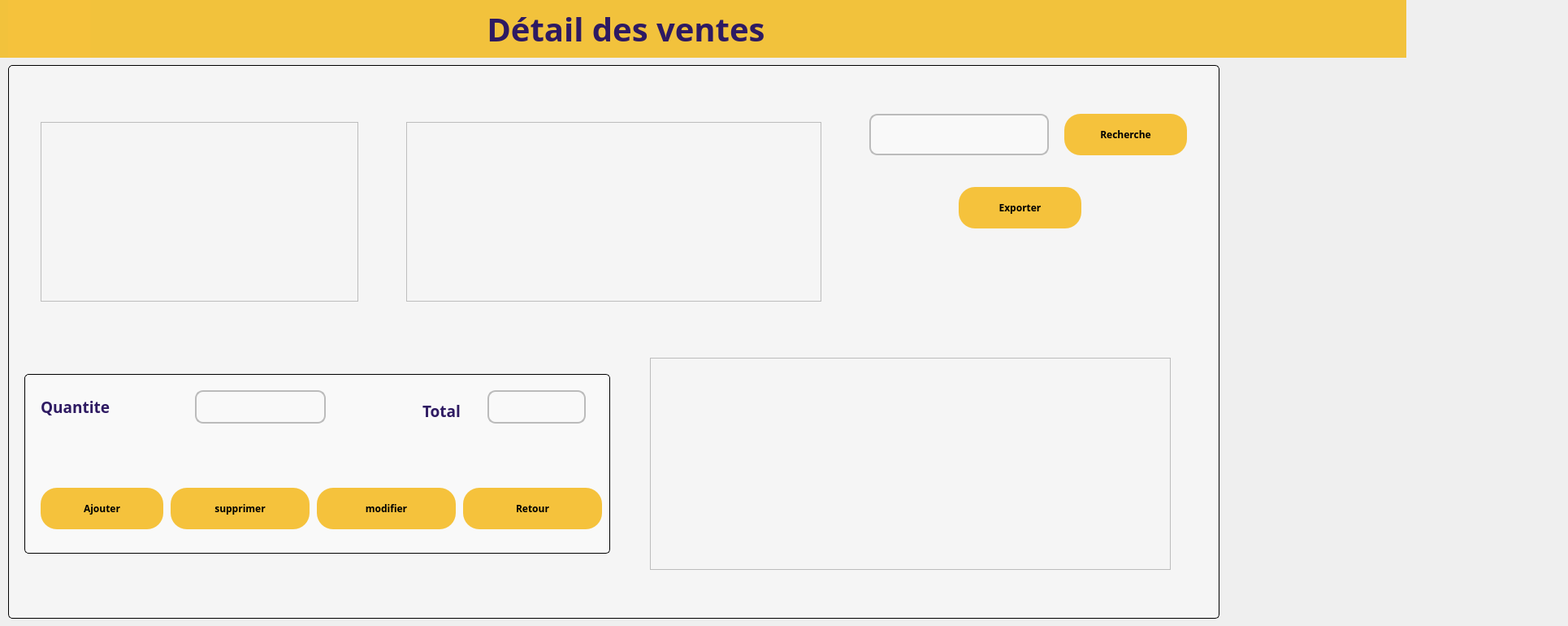
    <widget class="QWidget" name="page_9">
     <widget class="QGroupBox" name="groupBox_20">
      <property name="geometry">
       <rect>
        <x>10</x>
        <y>80</y>
        <width>1491</width>
        <height>681</height>
       </rect>
      </property>
      <property name="styleSheet">
       <string notr="true">QGroupBox {
     border: 1px solid black;
      border-radius: 5px;	
	 color: rgb(46, 26, 98);
background-color: rgb(245, 245, 245);
    }
 
</string>
      </property>
      <property name="title">
       <string/>
      </property>
      <widget class="QGroupBox" name="groupBox_22">
       <property name="geometry">
        <rect>
         <x>20</x>
         <y>380</y>
         <width>721</width>
         <height>221</height>
        </rect>
       </property>
       <property name="font">
        <font>
         <pointsize>12</pointsize>
        </font>
       </property>
       <property name="styleSheet">
        <string notr="true">QGroupBox {
	background-color: rgb(249, 249, 249);
     border: 1px solid black;
      border-radius: 5px;	
	 color: rgb(46, 26, 98);

    }
 </string>
       </property>
       <property name="title">
        <string/>
       </property>
       <widget class="QLabel" name="label_58">
        <property name="geometry">
         <rect>
          <x>20</x>
          <y>20</y>
          <width>201</width>
          <height>41</height>
         </rect>
        </property>
        <property name="font">
         <font>
          <family>Poppins</family>
          <pointsize>14</pointsize>
          <bold>true</bold>
         </font>
        </property>
        <property name="styleSheet">
         <string notr="true">color: rgb(46, 26, 98);
background-color: rgb(249, 249, 249);
</string>
        </property>
        <property name="text">
         <string>Quantite</string>
        </property>
       </widget>
       <widget class="QLineEdit" name="quantiteDetail">
        <property name="geometry">
         <rect>
          <x>210</x>
          <y>20</y>
          <width>161</width>
          <height>41</height>
         </rect>
        </property>
        <property name="styleSheet">
         <string notr="true">QLineEdit {
    background: #f9f9f9;
    border: 2px solid #bbb;
    border-radius: 10px;
    padding: 6px 10px;
}
QLineEdit:focus {
    border: 1px solid #5c6bc0; 
    background: #fff;
}</string>
        </property>
       </widget>
       <widget class="QLabel" name="label_59">
        <property name="geometry">
         <rect>
          <x>490</x>
          <y>20</y>
          <width>81</width>
          <height>51</height>
         </rect>
        </property>
        <property name="font">
         <font>
          <family>Poppins</family>
          <pointsize>14</pointsize>
          <bold>true</bold>
         </font>
        </property>
        <property name="styleSheet">
         <string notr="true">color: rgb(46, 26, 98);
background-color: rgb(249, 249, 249);
</string>
        </property>
        <property name="text">
         <string>Total</string>
        </property>
       </widget>
       <widget class="QLineEdit" name="totalDetail">
        <property name="geometry">
         <rect>
          <x>570</x>
          <y>20</y>
          <width>121</width>
          <height>41</height>
         </rect>
        </property>
        <property name="styleSheet">
         <string notr="true">QLineEdit {
    background: #f9f9f9;
    border: 2px solid #bbb;
    border-radius: 10px;
    padding: 6px 10px;
}
QLineEdit:focus {
    border: 1px solid #5c6bc0; 
    background: #fff;
}</string>
        </property>
        <property name="readOnly">
         <bool>true</bool>
        </property>
       </widget>
       <widget class="QPushButton" name="confirmerDetail">
        <property name="geometry">
         <rect>
          <x>20</x>
          <y>140</y>
          <width>151</width>
          <height>51</height>
         </rect>
        </property>
        <property name="font">
         <font>
          <family>Poppins</family>
          <pointsize>9</pointsize>
          <bold>true</bold>
         </font>
        </property>
        <property name="styleSheet">
         <string notr="true">QPushButton {
    background-color: #F5C23C;
    color: black;
    border-radius: 20px;
    padding: 10px 20px;
    font-weight: bold;
}
QPushButton:hover {
  	background-color: rgb(46, 26, 98);

}</string>
        </property>
        <property name="text">
         <string>Ajouter</string>
        </property>
        <property name="icon">
         <iconset theme="QIcon::ThemeIcon::ListAdd"/>
        </property>
       </widget>
       <widget class="QPushButton" name="vdetailretour">
        <property name="geometry">
         <rect>
          <x>540</x>
          <y>140</y>
          <width>171</width>
          <height>51</height>
         </rect>
        </property>
        <property name="font">
         <font>
          <family>Poppins</family>
          <bold>true</bold>
         </font>
        </property>
        <property name="styleSheet">
         <string notr="true">QPushButton {
    background-color: #F5C23C;
    color: black;
    border-radius: 20px;
    padding: 10px 20px;
    font-weight: bold;
}
QPushButton:hover {
background-color: rgb(46, 26, 98);

}</string>
        </property>
        <property name="text">
         <string>Retour</string>
        </property>
        <property name="icon">
         <iconset theme="QIcon::ThemeIcon::GoHome"/>
        </property>
        <property name="iconSize">
         <size>
          <width>23</width>
          <height>23</height>
         </size>
        </property>
       </widget>
       <widget class="QPushButton" name="supprimerContenir">
        <property name="geometry">
         <rect>
          <x>180</x>
          <y>140</y>
          <width>171</width>
          <height>51</height>
         </rect>
        </property>
        <property name="font">
         <font>
          <family>Poppins</family>
          <pointsize>9</pointsize>
          <bold>true</bold>
         </font>
        </property>
        <property name="styleSheet">
         <string notr="true">QPushButton {
    background-color: #F5C23C;
    color: black;
    border-radius: 20px;
    padding: 10px 20px;
    font-weight: bold;
}
QPushButton:hover {
  	background-color: rgb(46, 26, 98);

}</string>
        </property>
        <property name="text">
         <string>supprimer</string>
        </property>
        <property name="icon">
         <iconset theme="QIcon::ThemeIcon::EditDelete"/>
        </property>
       </widget>
       <widget class="QPushButton" name="modifierContenir">
        <property name="geometry">
         <rect>
          <x>360</x>
          <y>140</y>
          <width>171</width>
          <height>51</height>
         </rect>
        </property>
        <property name="font">
         <font>
          <family>Poppins</family>
          <pointsize>9</pointsize>
          <bold>true</bold>
         </font>
        </property>
        <property name="styleSheet">
         <string notr="true">QPushButton {
    background-color: #F5C23C;
    color: black;
    border-radius: 20px;
    padding: 10px 20px;
    font-weight: bold;
}
QPushButton:hover {
background-color: rgb(46, 26, 98);

}</string>
        </property>
        <property name="text">
         <string>modifier</string>
        </property>
        <property name="icon">
         <iconset theme="QIcon::ThemeIcon::MailMessageNew"/>
        </property>
       </widget>
      </widget>
      <widget class="QTableView" name="dtableView1">
       <property name="geometry">
        <rect>
         <x>40</x>
         <y>70</y>
         <width>391</width>
         <height>221</height>
        </rect>
       </property>
       <property name="styleSheet">
        <string notr="true">QTableView {
    background-color: #f5f5f5;       /* Light gray background */
    color: black;                    /* Text color */
    gridline-color: #d0d0d0;         /* Subtle grid */
    selection-background-color: #ffd966; /* Yellow highlight */
    selection-color: black;
}

QHeaderView::section {
    background-color: #4b2e83;       /* Purple header */
    color: white;                    /* White header text */
    font-weight: bold;
    padding: 4px;
    border: none;
}</string>
       </property>
      </widget>
      <widget class="QTableView" name="dtableView2">
       <property name="geometry">
        <rect>
         <x>490</x>
         <y>70</y>
         <width>511</width>
         <height>221</height>
        </rect>
       </property>
       <property name="styleSheet">
        <string notr="true">QTableView {
    background-color: #f5f5f5;       /* Light gray background */
    color: black;                    /* Text color */
    gridline-color: #d0d0d0;         /* Subtle grid */
    selection-background-color: #ffd966; /* Yellow highlight */
    selection-color: black;
}

QHeaderView::section {
    background-color: #4b2e83;       /* Purple header */
    color: white;                    /* White header text */
    font-weight: bold;
    padding: 4px;
    border: none;
}</string>
       </property>
      </widget>
      <widget class="QTableView" name="dtableView3">
       <property name="geometry">
        <rect>
         <x>790</x>
         <y>360</y>
         <width>641</width>
         <height>261</height>
        </rect>
       </property>
       <property name="styleSheet">
        <string notr="true">QTableView {
    background-color: #f5f5f5;       /* Light gray background */
    color: black;                    /* Text color */
    gridline-color: #d0d0d0;         /* Subtle grid */
    selection-background-color: #ffd966; /* Yellow highlight */
    selection-color: black;
}

QHeaderView::section {
    background-color: #4b2e83;       /* Purple header */
    color: white;                    /* White header text */
    font-weight: bold;
    padding: 4px;
    border: none;
}</string>
       </property>
      </widget>
      <widget class="QLineEdit" name="rechercheContenirTxt">
       <property name="geometry">
        <rect>
         <x>1060</x>
         <y>60</y>
         <width>221</width>
         <height>51</height>
        </rect>
       </property>
       <property name="styleSheet">
        <string notr="true">QLineEdit {
    background: #f9f9f9;
    border: 2px solid #bbb;
    border-radius: 10px;
    padding: 6px 10px;
}
QLineEdit:focus {
    border: 1px solid #5c6bc0; 
    background: #fff;
}</string>
       </property>
       <property name="readOnly">
        <bool>false</bool>
       </property>
      </widget>
      <widget class="QPushButton" name="rechercheContenir">
       <property name="geometry">
        <rect>
         <x>1300</x>
         <y>60</y>
         <width>151</width>
         <height>51</height>
        </rect>
       </property>
       <property name="font">
        <font>
         <family>Poppins</family>
         <pointsize>9</pointsize>
         <bold>true</bold>
        </font>
       </property>
       <property name="styleSheet">
        <string notr="true">QPushButton {
    background-color: #F5C23C;
    color: black;
    border-radius: 20px;
    padding: 10px 20px;
    font-weight: bold;
}
QPushButton:hover {
  	background-color: rgb(46, 26, 98);

}</string>
       </property>
       <property name="text">
        <string>Recherche</string>
       </property>
       <property name="icon">
        <iconset theme="QIcon::ThemeIcon::EditFind"/>
       </property>
      </widget>
      <widget class="QPushButton" name="exporterContenir">
       <property name="geometry">
        <rect>
         <x>1170</x>
         <y>150</y>
         <width>151</width>
         <height>51</height>
        </rect>
       </property>
       <property name="font">
        <font>
         <family>Poppins</family>
         <pointsize>9</pointsize>
         <bold>true</bold>
        </font>
       </property>
       <property name="styleSheet">
        <string notr="true">QPushButton {
    background-color: #F5C23C;
    color: black;
    border-radius: 20px;
    padding: 10px 20px;
    font-weight: bold;
}
QPushButton:hover {
  	background-color: rgb(46, 26, 98);

}</string>
       </property>
       <property name="text">
        <string>Exporter</string>
       </property>
       <property name="icon">
        <iconset theme="QIcon::ThemeIcon::MailAttachment"/>
       </property>
      </widget>
     </widget>
     <widget class="QLabel" name="label_60">
      <property name="geometry">
       <rect>
        <x>10</x>
        <y>0</y>
        <width>101</width>
        <height>71</height>
       </rect>
      </property>
      <property name="styleSheet">
       <string notr="true">background-color: rgb(245, 194, 60);</string>
      </property>
      <property name="text">
       <string/>
      </property>
      <property name="pixmap">
       <pixmap resource="resources.qrc">:/images/hlow.png</pixmap>
      </property>
      <property name="scaledContents">
       <bool>true</bool>
      </property>
     </widget>
     <widget class="QLabel" name="label_61">
      <property name="geometry">
       <rect>
        <x>-190</x>
        <y>0</y>
        <width>1921</width>
        <height>71</height>
       </rect>
      </property>
      <property name="font">
       <font>
        <family>Poppins</family>
        <pointsize>30</pointsize>
        <bold>true</bold>
       </font>
      </property>
      <property name="styleSheet">
       <string notr="true">color: rgb(46, 26, 98);
background-color: rgb(242, 194, 60);</string>
      </property>
      <property name="text">
       <string>Détail des ventes</string>
      </property>
      <property name="alignment">
       <set>Qt::AlignmentFlag::AlignCenter</set>
      </property>
     </widget>
     <zorder>groupBox_20</zorder>
     <zorder>label_61</zorder>
     <zorder>label_60</zorder>
    </widget>
